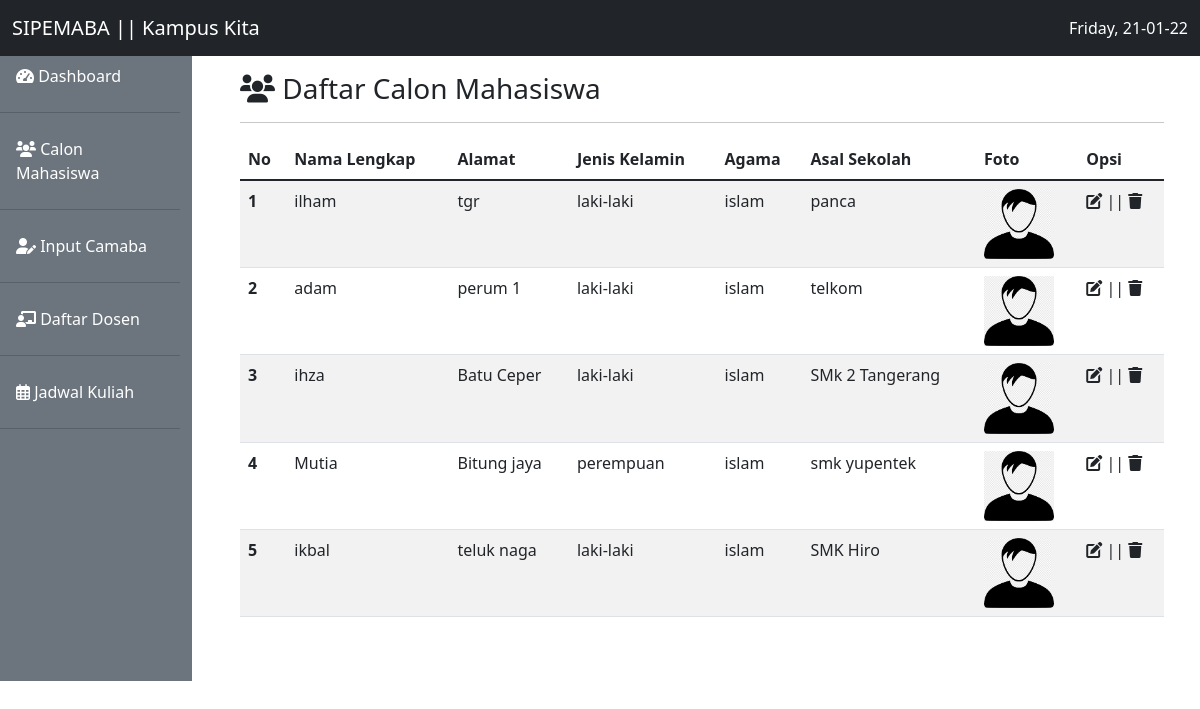
The page /view.php on the database its author committed.
### tables this page shows
CREATE TABLE `calon_mhs` (
  `id` int(11) NOT NULL,
  `nama` varchar(14) NOT NULL,
  `alamat` varchar(225) NOT NULL,
  `jenis_kelamin` varchar(9) NOT NULL,
  `agama` varchar(9) NOT NULL,
  `asal_sekolah` varchar(20) NOT NULL,
  `foto_maba` varchar(10) NOT NULL
);

### koneksi.php (called while the page is built)
<?php
$host = 'localhost';
$user = 'root';
$pass = '';
$db   = 'webprog5';
$conn = mysqli_connect($host, $user, $pass, $db);
$result = mysqli_query ($conn, 'SELECT * FROM calon_mhs');
?>

### view.php (the view, shortened to what this page needs)
<?php
include 'koneksi.php';
?>
<!doctype html>
<html lang="en">
  <head>
    <link href="tema/bootstrap/css/bootstrap.min.css" rel="stylesheet">
    <link rel ="stylesheet" href="tema/fontawesome/css/all.min.css">
  </head>
  <body>
     <nav class="navbar navbar-expand-lg navbar-light bg-dark fixed-top">
        <div class="container-fluid">
          <a class="navbar-brand text-white" href="#">SIPEMABA || Kampus Kita</a>
          <div class="collapse navbar-collapse" id="navbarSupportedContent">
          <div class="text-white">
            <?php echo date('l, d-m-y'); ?>
          </div>
          </div>
        </div>
      </nav>
     <div class="row mt-4">
       <div class="col-md-2 mt-2 pr-3 pt-4 bg-secondary">
         <ul class="nav flex-column">
            <li class="nav-item">
              <a class="nav-link text-white" aria-current="page" href="#"><i class="fas fa-tachometer-alt"></i> Dashboard</a><hr class="bg-dark">
            </li>
           <li class="nav-item">
              <a class="nav-link text-white" href="#"><i class="fas fa-users"></i> Calon Mahasiswa</a><hr>
            </li>
          <li class="nav-item">
              <a class="nav-link text-white" href="#"><i class="fas fa-user-edit"></i> Input Camaba</a><hr>
            </li>
          <li class="nav-item">
              <a class="nav-link text-white" href="#"><i class="fas fa-chalkboard-teacher"></i> Daftar Dosen</a><hr>
            </li>
          <li class="nav-item">
              <a class="nav-link text-white" href="#"><i class="far fa-calendar-alt"></i> Jadwal Kuliah</a><hr>
            </li>
            </ul>
       </div>
       <div class="col-md-10 p-5 pt-5">
         <h3><i class="fas fa-users"></i> Daftar Calon Mahasiswa </h3><hr>
         <table class="table table-striped">
            <thead>
            <tr>
              <th scope="col">No</th>
              <th scope="col">Nama Lengkap</th>
              <th scope="col">Alamat</th>
              <th scope="col">Jenis Kelamin</th>
              <th scope="col">Agama</th>
              <th scope="col">Asal Sekolah</th>
              <th scope="col">Foto</th>
              <th scope="col">Opsi</th>
            </tr>
          </thead>
          <tbody>
            <?php $no=1;?>
            <?php while ($camaba = mysqli_fetch_row($result)){ ?>
            <tr>
              <th scope="row"><?php echo $no;?></th>
              <td><?php echo $camaba[1];?></td>
              <td><?php echo $camaba[2];?></td>
              <td><?php echo $camaba[3];?></td>
              <td><?php echo $camaba[4];?></td>
              <td><?php echo $camaba[5];?></td>
              <td><img src="image/foto1.png" width="70px"></td>
              <td><i class="fas fa-edit"></i> || <i class="fas fa-trash"></i></td>
            </tr>
            <?php $no++ ?>
              <?php } ?>
          </tbody>
          </table>
       </div>
     </div>
  </body>
</html>

### rows shown on the page
calon_mhs: nama "ilham", alamat "tgr", jenis_kelamin "laki-laki", agama "islam", asal_sekolah "panca"
calon_mhs: nama "adam", alamat "perum 1", jenis_kelamin "laki-laki", agama "islam", asal_sekolah "telkom"
calon_mhs: nama "ihza", alamat "Batu Ceper", jenis_kelamin "laki-laki", agama "islam", asal_sekolah "SMk 2 Tangerang"
calon_mhs: nama "Mutia", alamat "Bitung jaya", jenis_kelamin "perempuan", agama "islam", asal_sekolah "smk yupentek"
calon_mhs: nama "ikbal", alamat "teluk naga", jenis_kelamin "laki-laki", agama "islam", asal_sekolah "SMK Hiro"
